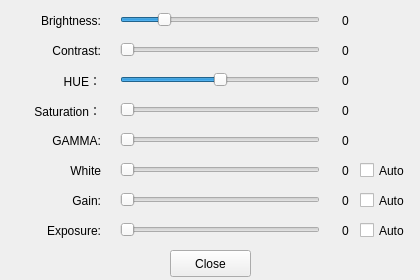
<?xml version="1.0" encoding="UTF-8"?>
<ui version="4.0">
 <class>FilterWindow</class>
 <widget class="QWidget" name="FilterWindow">
  <property name="geometry">
   <rect>
    <x>0</x>
    <y>0</y>
    <width>420</width>
    <height>280</height>
   </rect>
  </property>
  <property name="minimumSize">
   <size>
    <width>420</width>
    <height>280</height>
   </size>
  </property>
  <property name="maximumSize">
   <size>
    <width>420</width>
    <height>280</height>
   </size>
  </property>
  <property name="windowTitle">
   <string>Filter</string>
  </property>
  <widget class="QLabel" name="label_4">
   <property name="geometry">
    <rect>
     <x>10</x>
     <y>40</y>
     <width>91</width>
     <height>21</height>
    </rect>
   </property>
   <property name="sizePolicy">
    <sizepolicy hsizetype="Maximum" vsizetype="Preferred">
     <horstretch>0</horstretch>
     <verstretch>0</verstretch>
    </sizepolicy>
   </property>
   <property name="text">
    <string>Contrast:</string>
   </property>
   <property name="alignment">
    <set>Qt::AlignRight|Qt::AlignTrailing|Qt::AlignVCenter</set>
   </property>
  </widget>
  <widget class="QLabel" name="label_6">
   <property name="geometry">
    <rect>
     <x>10</x>
     <y>100</y>
     <width>91</width>
     <height>21</height>
    </rect>
   </property>
   <property name="sizePolicy">
    <sizepolicy hsizetype="Maximum" vsizetype="Preferred">
     <horstretch>0</horstretch>
     <verstretch>0</verstretch>
    </sizepolicy>
   </property>
   <property name="text">
    <string>Saturation：</string>
   </property>
   <property name="alignment">
    <set>Qt::AlignRight|Qt::AlignTrailing|Qt::AlignVCenter</set>
   </property>
  </widget>
  <widget class="QSlider" name="Brightness">
   <property name="geometry">
    <rect>
     <x>120</x>
     <y>10</y>
     <width>200</width>
     <height>20</height>
    </rect>
   </property>
   <property name="sizePolicy">
    <sizepolicy hsizetype="Minimum" vsizetype="Fixed">
     <horstretch>0</horstretch>
     <verstretch>0</verstretch>
    </sizepolicy>
   </property>
   <property name="minimumSize">
    <size>
     <width>200</width>
     <height>0</height>
    </size>
   </property>
   <property name="minimum">
    <number>-64</number>
   </property>
   <property name="maximum">
    <number>255</number>
   </property>
   <property name="value">
    <number>0</number>
   </property>
   <property name="orientation">
    <enum>Qt::Horizontal</enum>
   </property>
  </widget>
  <widget class="QLabel" name="label_2">
   <property name="geometry">
    <rect>
     <x>10</x>
     <y>220</y>
     <width>91</width>
     <height>21</height>
    </rect>
   </property>
   <property name="sizePolicy">
    <sizepolicy hsizetype="Maximum" vsizetype="Preferred">
     <horstretch>0</horstretch>
     <verstretch>0</verstretch>
    </sizepolicy>
   </property>
   <property name="text">
    <string>Exposure:</string>
   </property>
   <property name="alignment">
    <set>Qt::AlignRight|Qt::AlignTrailing|Qt::AlignVCenter</set>
   </property>
  </widget>
  <widget class="QSlider" name="Gain">
   <property name="geometry">
    <rect>
     <x>120</x>
     <y>190</y>
     <width>200</width>
     <height>20</height>
    </rect>
   </property>
   <property name="sizePolicy">
    <sizepolicy hsizetype="Minimum" vsizetype="Fixed">
     <horstretch>0</horstretch>
     <verstretch>0</verstretch>
    </sizepolicy>
   </property>
   <property name="minimumSize">
    <size>
     <width>200</width>
     <height>0</height>
    </size>
   </property>
   <property name="minimum">
    <number>0</number>
   </property>
   <property name="maximum">
    <number>255</number>
   </property>
   <property name="value">
    <number>0</number>
   </property>
   <property name="orientation">
    <enum>Qt::Horizontal</enum>
   </property>
  </widget>
  <widget class="QSlider" name="Exposure">
   <property name="enabled">
    <bool>true</bool>
   </property>
   <property name="geometry">
    <rect>
     <x>120</x>
     <y>220</y>
     <width>200</width>
     <height>20</height>
    </rect>
   </property>
   <property name="sizePolicy">
    <sizepolicy hsizetype="Minimum" vsizetype="Fixed">
     <horstretch>0</horstretch>
     <verstretch>0</verstretch>
    </sizepolicy>
   </property>
   <property name="minimumSize">
    <size>
     <width>200</width>
     <height>0</height>
    </size>
   </property>
   <property name="minimum">
    <number>0</number>
   </property>
   <property name="maximum">
    <number>255</number>
   </property>
   <property name="orientation">
    <enum>Qt::Horizontal</enum>
   </property>
  </widget>
  <widget class="QSlider" name="Saturation">
   <property name="geometry">
    <rect>
     <x>120</x>
     <y>100</y>
     <width>200</width>
     <height>20</height>
    </rect>
   </property>
   <property name="sizePolicy">
    <sizepolicy hsizetype="Minimum" vsizetype="Fixed">
     <horstretch>0</horstretch>
     <verstretch>0</verstretch>
    </sizepolicy>
   </property>
   <property name="minimumSize">
    <size>
     <width>200</width>
     <height>0</height>
    </size>
   </property>
   <property name="minimum">
    <number>0</number>
   </property>
   <property name="maximum">
    <number>64</number>
   </property>
   <property name="value">
    <number>0</number>
   </property>
   <property name="orientation">
    <enum>Qt::Horizontal</enum>
   </property>
  </widget>
  <widget class="QSlider" name="Contrast">
   <property name="geometry">
    <rect>
     <x>120</x>
     <y>40</y>
     <width>200</width>
     <height>20</height>
    </rect>
   </property>
   <property name="sizePolicy">
    <sizepolicy hsizetype="Minimum" vsizetype="Fixed">
     <horstretch>0</horstretch>
     <verstretch>0</verstretch>
    </sizepolicy>
   </property>
   <property name="minimumSize">
    <size>
     <width>200</width>
     <height>0</height>
    </size>
   </property>
   <property name="minimum">
    <number>0</number>
   </property>
   <property name="maximum">
    <number>128</number>
   </property>
   <property name="orientation">
    <enum>Qt::Horizontal</enum>
   </property>
  </widget>
  <widget class="QLabel" name="label_3">
   <property name="geometry">
    <rect>
     <x>10</x>
     <y>10</y>
     <width>91</width>
     <height>21</height>
    </rect>
   </property>
   <property name="sizePolicy">
    <sizepolicy hsizetype="Maximum" vsizetype="Preferred">
     <horstretch>0</horstretch>
     <verstretch>0</verstretch>
    </sizepolicy>
   </property>
   <property name="text">
    <string>Brightness:</string>
   </property>
   <property name="alignment">
    <set>Qt::AlignRight|Qt::AlignTrailing|Qt::AlignVCenter</set>
   </property>
  </widget>
  <widget class="QSlider" name="WhiteBalance">
   <property name="geometry">
    <rect>
     <x>120</x>
     <y>160</y>
     <width>200</width>
     <height>20</height>
    </rect>
   </property>
   <property name="sizePolicy">
    <sizepolicy hsizetype="Minimum" vsizetype="Fixed">
     <horstretch>0</horstretch>
     <verstretch>0</verstretch>
    </sizepolicy>
   </property>
   <property name="minimumSize">
    <size>
     <width>200</width>
     <height>0</height>
    </size>
   </property>
   <property name="minimum">
    <number>0</number>
   </property>
   <property name="maximum">
    <number>320</number>
   </property>
   <property name="orientation">
    <enum>Qt::Horizontal</enum>
   </property>
  </widget>
  <widget class="QLabel" name="label_5">
   <property name="geometry">
    <rect>
     <x>10</x>
     <y>190</y>
     <width>91</width>
     <height>21</height>
    </rect>
   </property>
   <property name="sizePolicy">
    <sizepolicy hsizetype="Maximum" vsizetype="Preferred">
     <horstretch>0</horstretch>
     <verstretch>0</verstretch>
    </sizepolicy>
   </property>
   <property name="text">
    <string>Gain:</string>
   </property>
   <property name="alignment">
    <set>Qt::AlignRight|Qt::AlignTrailing|Qt::AlignVCenter</set>
   </property>
  </widget>
  <widget class="QLabel" name="label_7">
   <property name="geometry">
    <rect>
     <x>10</x>
     <y>160</y>
     <width>91</width>
     <height>21</height>
    </rect>
   </property>
   <property name="sizePolicy">
    <sizepolicy hsizetype="Maximum" vsizetype="Preferred">
     <horstretch>0</horstretch>
     <verstretch>0</verstretch>
    </sizepolicy>
   </property>
   <property name="text">
    <string>White</string>
   </property>
   <property name="alignment">
    <set>Qt::AlignRight|Qt::AlignTrailing|Qt::AlignVCenter</set>
   </property>
  </widget>
  <widget class="QPushButton" name="cancelButton">
   <property name="geometry">
    <rect>
     <x>170</x>
     <y>250</y>
     <width>81</width>
     <height>27</height>
    </rect>
   </property>
   <property name="text">
    <string>Close</string>
   </property>
  </widget>
  <widget class="QLabel" name="label_8">
   <property name="geometry">
    <rect>
     <x>10</x>
     <y>70</y>
     <width>91</width>
     <height>21</height>
    </rect>
   </property>
   <property name="sizePolicy">
    <sizepolicy hsizetype="Maximum" vsizetype="Preferred">
     <horstretch>0</horstretch>
     <verstretch>0</verstretch>
    </sizepolicy>
   </property>
   <property name="text">
    <string>HUE：</string>
   </property>
   <property name="alignment">
    <set>Qt::AlignRight|Qt::AlignTrailing|Qt::AlignVCenter</set>
   </property>
  </widget>
  <widget class="QSlider" name="HUE">
   <property name="geometry">
    <rect>
     <x>120</x>
     <y>70</y>
     <width>200</width>
     <height>20</height>
    </rect>
   </property>
   <property name="sizePolicy">
    <sizepolicy hsizetype="Minimum" vsizetype="Fixed">
     <horstretch>0</horstretch>
     <verstretch>0</verstretch>
    </sizepolicy>
   </property>
   <property name="minimumSize">
    <size>
     <width>200</width>
     <height>0</height>
    </size>
   </property>
   <property name="minimum">
    <number>-64</number>
   </property>
   <property name="maximum">
    <number>64</number>
   </property>
   <property name="value">
    <number>0</number>
   </property>
   <property name="orientation">
    <enum>Qt::Horizontal</enum>
   </property>
  </widget>
  <widget class="QLabel" name="label_10">
   <property name="geometry">
    <rect>
     <x>10</x>
     <y>130</y>
     <width>91</width>
     <height>21</height>
    </rect>
   </property>
   <property name="sizePolicy">
    <sizepolicy hsizetype="Maximum" vsizetype="Preferred">
     <horstretch>0</horstretch>
     <verstretch>0</verstretch>
    </sizepolicy>
   </property>
   <property name="text">
    <string>GAMMA:</string>
   </property>
   <property name="alignment">
    <set>Qt::AlignRight|Qt::AlignTrailing|Qt::AlignVCenter</set>
   </property>
  </widget>
  <widget class="QSlider" name="GAMMA">
   <property name="geometry">
    <rect>
     <x>120</x>
     <y>130</y>
     <width>200</width>
     <height>20</height>
    </rect>
   </property>
   <property name="sizePolicy">
    <sizepolicy hsizetype="Minimum" vsizetype="Fixed">
     <horstretch>0</horstretch>
     <verstretch>0</verstretch>
    </sizepolicy>
   </property>
   <property name="minimumSize">
    <size>
     <width>200</width>
     <height>0</height>
    </size>
   </property>
   <property name="minimum">
    <number>0</number>
   </property>
   <property name="maximum">
    <number>255</number>
   </property>
   <property name="value">
    <number>0</number>
   </property>
   <property name="orientation">
    <enum>Qt::Horizontal</enum>
   </property>
  </widget>
  <widget class="QCheckBox" name="AutoGain">
   <property name="geometry">
    <rect>
     <x>360</x>
     <y>190</y>
     <width>61</width>
     <height>21</height>
    </rect>
   </property>
   <property name="text">
    <string>Auto</string>
   </property>
  </widget>
  <widget class="QCheckBox" name="AutoWhiteBalance">
   <property name="geometry">
    <rect>
     <x>360</x>
     <y>160</y>
     <width>61</width>
     <height>21</height>
    </rect>
   </property>
   <property name="text">
    <string>Auto</string>
   </property>
  </widget>
  <widget class="QCheckBox" name="AutoExposure">
   <property name="geometry">
    <rect>
     <x>360</x>
     <y>220</y>
     <width>61</width>
     <height>21</height>
    </rect>
   </property>
   <property name="text">
    <string>Auto</string>
   </property>
  </widget>
  <widget class="QLabel" name="numBrightness">
   <property name="geometry">
    <rect>
     <x>330</x>
     <y>10</y>
     <width>31</width>
     <height>21</height>
    </rect>
   </property>
   <property name="text">
    <string>0</string>
   </property>
   <property name="alignment">
    <set>Qt::AlignCenter</set>
   </property>
  </widget>
  <widget class="QLabel" name="numContrast">
   <property name="geometry">
    <rect>
     <x>330</x>
     <y>40</y>
     <width>31</width>
     <height>21</height>
    </rect>
   </property>
   <property name="text">
    <string>0</string>
   </property>
   <property name="alignment">
    <set>Qt::AlignCenter</set>
   </property>
  </widget>
  <widget class="QLabel" name="numHUE">
   <property name="geometry">
    <rect>
     <x>330</x>
     <y>70</y>
     <width>31</width>
     <height>21</height>
    </rect>
   </property>
   <property name="text">
    <string>0</string>
   </property>
   <property name="alignment">
    <set>Qt::AlignCenter</set>
   </property>
  </widget>
  <widget class="QLabel" name="numSaturation">
   <property name="geometry">
    <rect>
     <x>330</x>
     <y>100</y>
     <width>31</width>
     <height>21</height>
    </rect>
   </property>
   <property name="text">
    <string>0</string>
   </property>
   <property name="alignment">
    <set>Qt::AlignCenter</set>
   </property>
  </widget>
  <widget class="QLabel" name="numGAMMA">
   <property name="geometry">
    <rect>
     <x>330</x>
     <y>130</y>
     <width>31</width>
     <height>21</height>
    </rect>
   </property>
   <property name="text">
    <string>0</string>
   </property>
   <property name="alignment">
    <set>Qt::AlignCenter</set>
   </property>
  </widget>
  <widget class="QLabel" name="numWhiteBalance">
   <property name="geometry">
    <rect>
     <x>330</x>
     <y>160</y>
     <width>31</width>
     <height>21</height>
    </rect>
   </property>
   <property name="text">
    <string>0</string>
   </property>
   <property name="alignment">
    <set>Qt::AlignCenter</set>
   </property>
  </widget>
  <widget class="QLabel" name="numGain">
   <property name="geometry">
    <rect>
     <x>330</x>
     <y>190</y>
     <width>31</width>
     <height>21</height>
    </rect>
   </property>
   <property name="text">
    <string>0</string>
   </property>
   <property name="alignment">
    <set>Qt::AlignCenter</set>
   </property>
  </widget>
  <widget class="QLabel" name="numExposure">
   <property name="geometry">
    <rect>
     <x>330</x>
     <y>220</y>
     <width>31</width>
     <height>21</height>
    </rect>
   </property>
   <property name="text">
    <string>0</string>
   </property>
   <property name="alignment">
    <set>Qt::AlignCenter</set>
   </property>
  </widget>
 </widget>
 <resources/>
 <connections/>
</ui>
